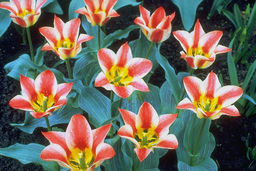
#> input picture part2/tulips.png, 256 x 171 px, shrunk from 768 x 512 before the run
$ jupyter execute part3.2.ipynb
#> lines starting #> are read from the running program, lines starting #| are printed output that depends on the picture; after the words box and inside, x2 and y2 are one past the last pixel; in counts of white or black regions, pixels touching at a corner belong together
# 3.2 Image Segmentation Using Data Classification

This notebook implements image segmentation using Support Vector Machines (SVM) classification. We'll follow these steps:
1. Load and prepare the image
2. Create binary mask
3. Extract features
4. Split data into training/testing sets
5. Train an SVM classifier

We'll use a tulip image as our example and demonstrate how machine learning can be used for image segmentation.

## Import Required Libraries

[cell 1]
# Import required libraries
import cv2
import numpy as np
import matplotlib.pyplot as plt
from sklearn.model_selection import train_test_split
from sklearn.svm import SVC
from sklearn.preprocessing import StandardScaler

## 3.2.1 Load Image
First, we'll create a function to load and display the image. The function converts BGR to RGB color space since OpenCV uses BGR by default.

[cell 2]
# 3.2.1 Load image
def load_image(path):
#> called with path = '../part2/tulips.png'
    img = cv2.imread(path)
#> img is the input picture: shape (171, 256, 3); mean B, G, R 91.1, 104, 109.5
    if img is not None:
        return cv2.cvtColor(img, cv2.COLOR_BGR2RGB)
    else:
        raise FileNotFoundError(f"Could not load image from {path}")

## 3.2.2 Create Binary Mask
Next, we'll convert the image to grayscale and create a binary mask using thresholding. This will serve as our ground truth for training the classifier.

[cell 3]
# 3.2.2 Convert to grayscale and create binary mask
def create_binary_mask(image, threshold=128):
#> called with threshold = 100
    grayscale = cv2.cvtColor(image, cv2.COLOR_RGB2GRAY)
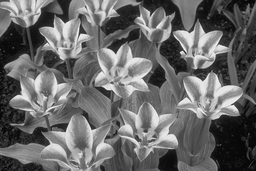
#> grayscale: shape (171, 256); min 2, max 248, mean 104.2

    # Create a binary mask: 1 where pixel intensity > threshold, 0 elsewhere
    _, binary_mask = cv2.threshold(grayscale, threshold, 255, cv2.THRESH_BINARY)
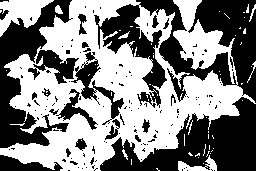
#> binary_mask: shape (171, 256); 51.5% white; 134 black regions (113 under 20 px), largest, box (x1, y1, x2, y2) and area: (94, 0, 256, 108) 7840, (100, 97, 256, 171) 5578, (0, 0, 73, 148) 4072

    # Normalize mask: 0 and 1 (instead of 0 and 255)
    binary_mask = (binary_mask // 255).astype(np.uint8)

    return grayscale, binary_mask

## 3.2.3 Feature Extraction
We'll extract features from the grayscale image and prepare labels from the binary mask. Each pixel's intensity will be a feature, and its corresponding binary mask value will be the label.

[cell 4]
# 3.2.3 Extract features and flatten mask
def extract_features_and_labels(grayscale_image, binary_mask):
    # Feature: each pixel intensity (you could extract more features if needed)
    features = grayscale_image.flatten().reshape(-1, 1)  # shape (num_pixels, 1)

    # Labels: mask values (0 or 1)
    labels = binary_mask.flatten()  # shape (num_pixels,)

    return features, labels

## Testing Initial Implementation
Let's test our implementation of the first three steps (3.2.1 to 3.2.3) to verify:
- Image loading functionality
- Binary mask creation
- Feature extraction

This test will display:
1. The original RGB image
2. The grayscale version
3. The binary mask

It will also print the shapes of our features and labels to confirm proper dimensionality for machine learning.

[cell 5]
# Example usage
def main():
    try:
        # Load your image
        image_path = "../part2/tulips.png"  # Replace with your image
        image = load_image(image_path)

        # Create grayscale and binary mask
        grayscale_img, binary_mask = create_binary_mask(image, threshold=100)  # you can tune the threshold

        # Extract features and labels
        features, labels = extract_features_and_labels(grayscale_img, binary_mask)

        print(f"Features shape: {features.shape}")
#| Features shape: (43776, 1)
        print(f"Labels shape: {labels.shape}")
#| Labels shape: (43776,)

        # Visualize
        fig, axs = plt.subplots(1, 3, figsize=(15, 5))
        axs[0].imshow(image)
        axs[0].set_title("Original Image")
        axs[0].axis('off')

        axs[1].imshow(grayscale_img, cmap='gray')
        axs[1].set_title("Grayscale Image")
        axs[1].axis('off')

        axs[2].imshow(binary_mask, cmap='gray')
        axs[2].set_title("Binary Mask")
        axs[2].axis('off')

        plt.tight_layout()
        plt.show()
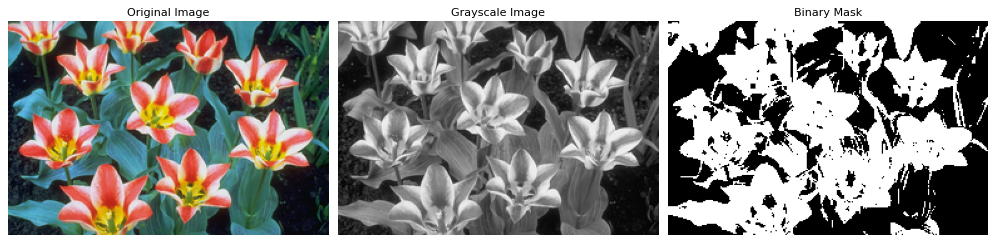
#> figure drawn by matplotlib, 3 panels

    except Exception as e:
        print(f"Error: {e}")

[cell 6]
main()

## 3.2.4 Data Splitting and 3.2.5 SVM Classification
Finally, we'll implement the machine learning part:
1. Split the data into training and testing sets
2. Scale the features
3. Train an SVM classifier
4. Evaluate the results

[cell 7]
# 3.2.4 Split data into training and testing sets
def prepare_training_data(features, labels, test_size=0.2):
    """Split the data into training and testing sets."""
#> called with features = array of shape (43776, 1), labels = array of shape (43776,), test_size = 0.2
    # Scale the features
    scaler = StandardScaler()
    features_scaled = scaler.fit_transform(features)

    # Split the data
    X_train, X_test, y_train, y_test = train_test_split(
        features_scaled, labels,
        test_size=test_size,
        random_state=42
    )
#> X_test = 8756 values, max 2.39 at index 5674, min -1.67 at index 107, mean 0.00246; y_test = 8756 values, max 1 at index 0, min 0 at index 1, mean 0.52

    return X_train, X_test, y_train, y_test, scaler

# 3.2.5 Create and train SVM classifier
def train_svm_classifier(X_train, y_train):
    """Create and train an SVM classifier."""
    svm = SVC(kernel='rbf', C=1.0)
    svm.fit(X_train, y_train)
    return svm

## Results
Let's put everything together and visualize the results.

[cell 8]
# Test the classifier
try:
    # Load and prepare image
    image_path = "../part2/tulips.png"
    image = load_image(image_path)
    grayscale_img, binary_mask = create_binary_mask(image, threshold=100)
    features, labels = extract_features_and_labels(grayscale_img, binary_mask)

    # Prepare training data
    X_train, X_test, y_train, y_test, scaler = prepare_training_data(features, labels)

    # Train SVM
    svm_classifier = train_svm_classifier(X_train, y_train)

    # Evaluate the classifier
    train_accuracy = svm_classifier.score(X_train, y_train)
#> train_accuracy = 1
    test_accuracy = svm_classifier.score(X_test, y_test)
#> test_accuracy = 1

    print(f"Training accuracy: {train_accuracy:.3f}")
#| Training accuracy: 1.000
    print(f"Testing accuracy: {test_accuracy:.3f}")
#| Testing accuracy: 1.000

    # Create prediction mask using the trained classifier
    features_scaled = scaler.transform(features)
    predictions = svm_classifier.predict(features_scaled)
    prediction_mask = predictions.reshape(grayscale_img.shape)

    # Visualize results
    fig, axs = plt.subplots(2, 2, figsize=(12, 10))

    axs[0, 0].imshow(image)
    axs[0, 0].set_title("Original Image")
    axs[0, 0].axis('off')

    axs[0, 1].imshow(grayscale_img, cmap='gray')
    axs[0, 1].set_title("Grayscale Image")
    axs[0, 1].axis('off')

    axs[1, 0].imshow(binary_mask, cmap='gray')
    axs[1, 0].set_title("Original Binary Mask")
    axs[1, 0].axis('off')

    axs[1, 1].imshow(prediction_mask, cmap='gray')
    axs[1, 1].set_title("SVM Prediction Mask")
    axs[1, 1].axis('off')

    plt.tight_layout()
    plt.show()
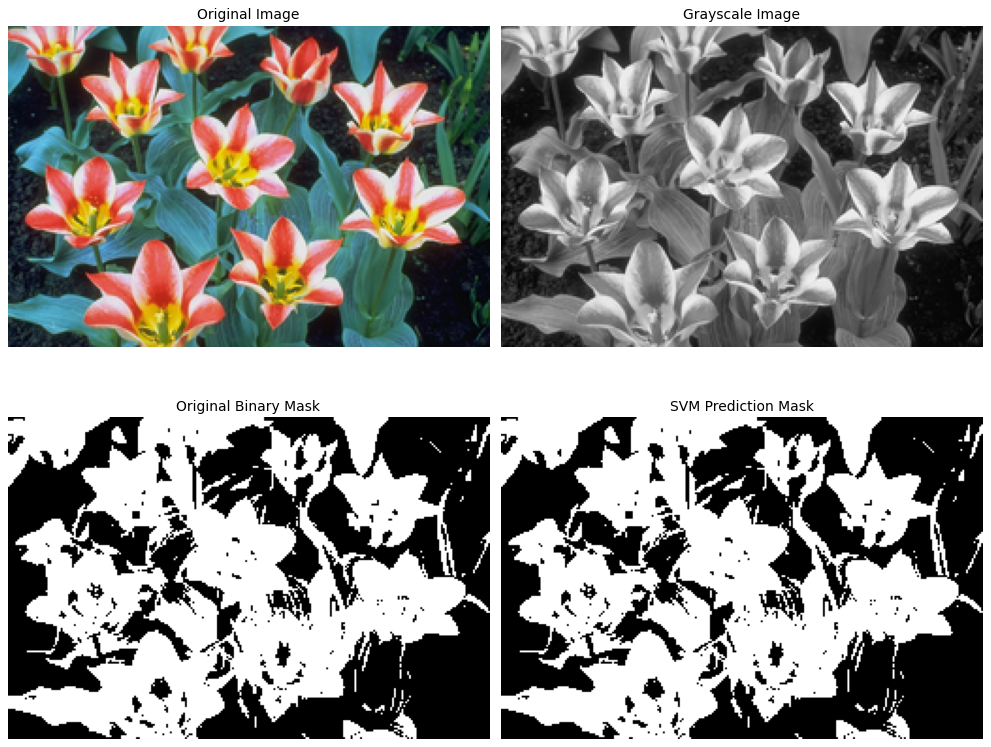
#> figure drawn by matplotlib, 4 panels

except Exception as e:
    print(f"Error: {e}")
